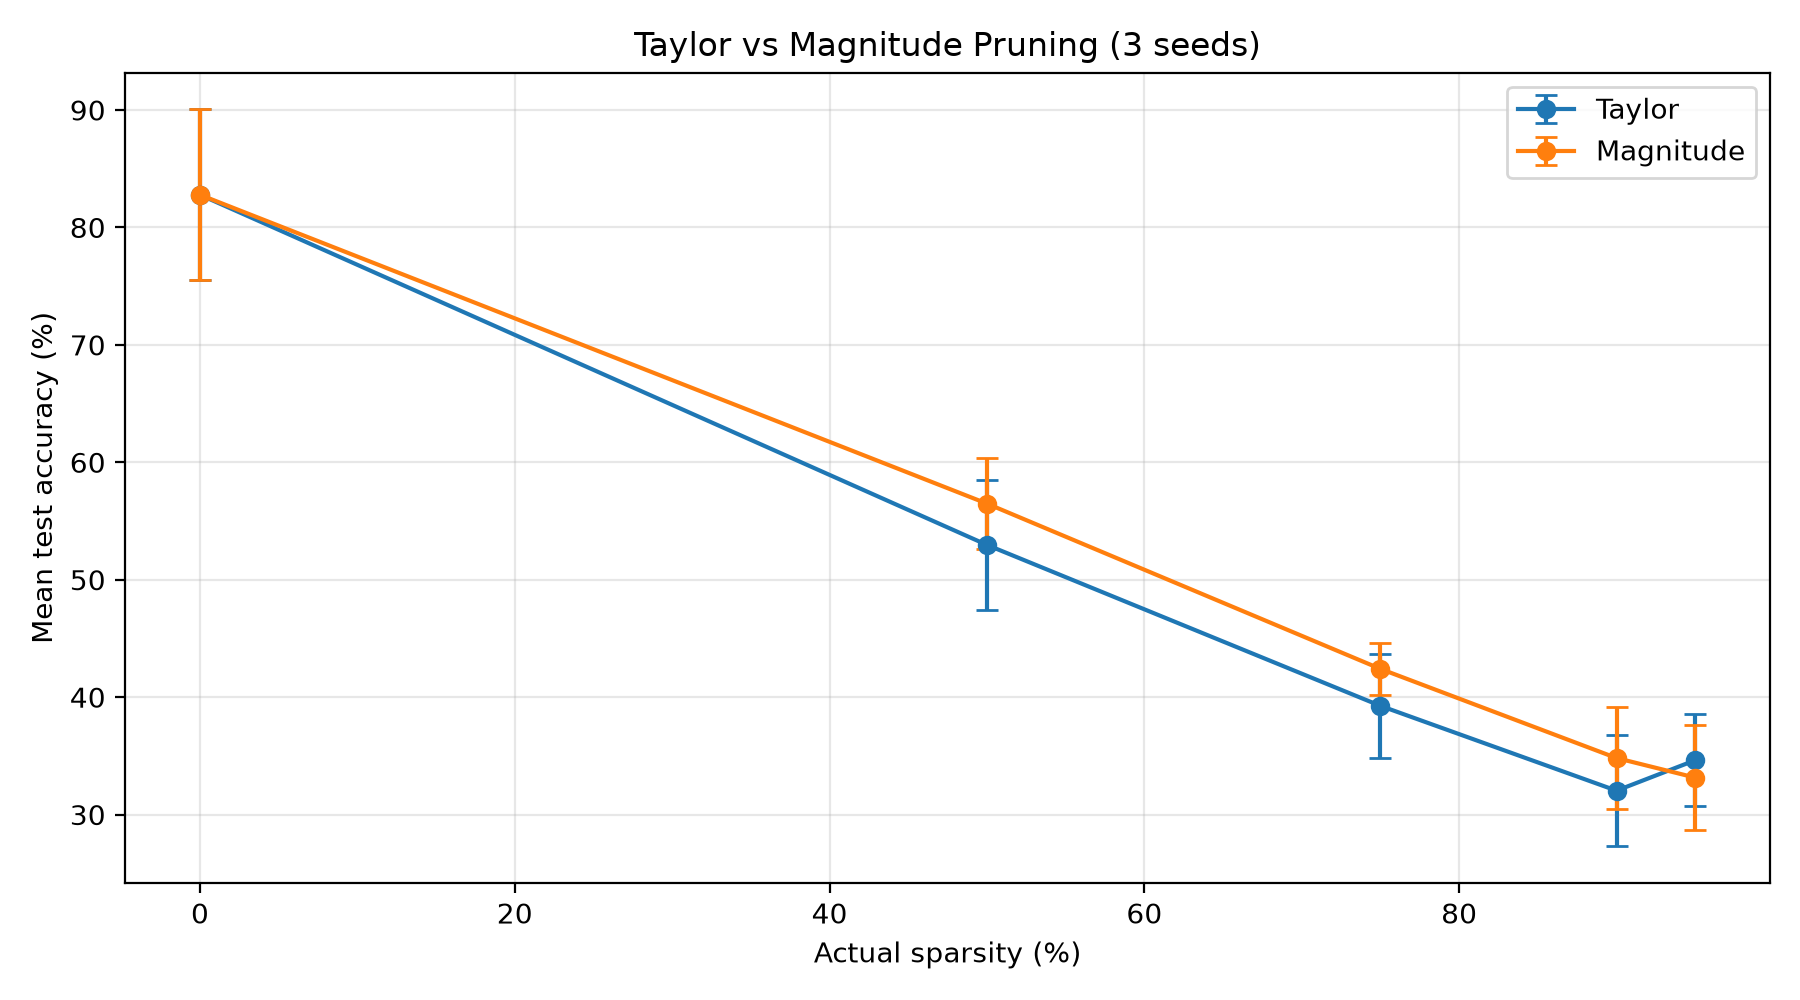

Here is the Python script that generated this plot:

import copy
import csv

import matplotlib.pyplot as plt
import numpy as np

from tensor import Tensor
from model import MLP
from optim import Adam
from spiral_data import make_spiral_data
from pruning import prune_weights, prune_weights_by_magnitude


SPARSITY_LEVELS = [0.0, 0.50, 0.75, 0.90, 0.95]
RANDOM_SEEDS = [42, 43, 44]
METHODS = ["Taylor", "Magnitude"]


def evaluate_accuracy(model, X, y):
    """Calculate classification accuracy."""
    logits = model.forward(Tensor(X))
    predictions = np.argmax(logits.data, axis=1)
    return float(np.mean(predictions == y))


def train_dense_baseline(X_train, y_train, seed):
    """Train one unpruned model for a given seed."""
    np.random.seed(seed)
    rng = np.random.default_rng(seed + 123)

    model = MLP(input_size=2, hidden_size=64, output_size=3)
    optimizer = Adam(model.parameters(), learning_rate=0.01)

    epochs = 700
    batch_size = 32

    for epoch in range(epochs):
        indices = rng.permutation(len(X_train))
        X_shuffled = X_train[indices]
        y_shuffled = y_train[indices]

        for start in range(0, len(X_train), batch_size):
            end = start + batch_size
            X_batch = X_shuffled[start:end]
            y_batch = y_shuffled[start:end]

            optimizer.zero_grad()
            logits = model.forward(Tensor(X_batch))
            loss = logits.cross_entropy(y_batch)

            if not np.isfinite(loss.data):
                raise FloatingPointError(
                    f"Non-finite loss at epoch {epoch + 1}"
                )

            loss.backward()
            optimizer.step()

    return model


def main():
    # Use the same dataset and fixed split as the Pareto experiment.
    X, y = make_spiral_data(
        samples_per_class=300,
        num_classes=3,
        noise=0.2,
        seed=42,
    )

    split_rng = np.random.default_rng(123)
    indices = split_rng.permutation(len(X))
    split_index = int(0.8 * len(X))

    train_indices = indices[:split_index]
    test_indices = indices[split_index:]

    X_train, y_train = X[train_indices], y[train_indices]
    X_test, y_test = X[test_indices], y[test_indices]

    raw_results = []

    for seed in RANDOM_SEEDS:
        print(f"\nTraining baseline with seed {seed}...")

        baseline = train_dense_baseline(X_train, y_train, seed)

        for target_sparsity in SPARSITY_LEVELS:
            for method in METHODS:
                # Both methods start from an independent copy
                # of exactly the same trained baseline.
                model = copy.deepcopy(baseline)

                if target_sparsity == 0.0:
                    actual_sparsity = 0.0
                elif method == "Taylor":
                    actual_sparsity = prune_weights(
                        model,
                        target_sparsity,
                        X_train,
                        y_train,
                        batch_size=32,
                    )
                else:
                    actual_sparsity = prune_weights_by_magnitude(
                        model,
                        target_sparsity,
                    )

                accuracy = evaluate_accuracy(model, X_test, y_test)

                row = {
                    "seed": seed,
                    "method": method,
                    "target_sparsity": target_sparsity,
                    "actual_sparsity": actual_sparsity,
                    "test_accuracy": accuracy,
                }
                raw_results.append(row)

                print(
                    f"Seed: {seed} | Method: {method} | "
                    f"Sparsity: {actual_sparsity:.0%} | "
                    f"Accuracy: {accuracy:.2%}"
                )

    # Save each individual measurement.
    with open(
        "pruning_comparison_results.csv",
        "w",
        newline="",
        encoding="utf-8",
    ) as file:
        fieldnames = [
            "seed",
            "method",
            "target_sparsity",
            "actual_sparsity",
            "test_accuracy",
        ]
        writer = csv.DictWriter(file, fieldnames=fieldnames)
        writer.writeheader()
        writer.writerows(raw_results)

    # Summarize results across seeds for each method and sparsity.
    summary_results = []

    for method in METHODS:
        for target_sparsity in SPARSITY_LEVELS:
            matching_rows = [
                row for row in raw_results
                if row["method"] == method
                and row["target_sparsity"] == target_sparsity
            ]

            accuracies = np.array([
                row["test_accuracy"] for row in matching_rows
            ])
            actual_sparsities = np.array([
                row["actual_sparsity"] for row in matching_rows
            ])

            summary_results.append({
                "method": method,
                "target_sparsity": target_sparsity,
                "mean_actual_sparsity": float(
                    np.mean(actual_sparsities)
                ),
                "mean_test_accuracy": float(np.mean(accuracies)),
                "std_test_accuracy": float(
                    np.std(accuracies, ddof=1)
                ),
            })

    with open(
        "pruning_comparison_summary.csv",
        "w",
        newline="",
        encoding="utf-8",
    ) as file:
        fieldnames = [
            "method",
            "target_sparsity",
            "mean_actual_sparsity",
            "mean_test_accuracy",
            "std_test_accuracy",
        ]
        writer = csv.DictWriter(file, fieldnames=fieldnames)
        writer.writeheader()
        writer.writerows(summary_results)

    # Plot mean accuracy and standard deviation for both methods.
    plt.figure(figsize=(9, 5))

    for method in METHODS:
        method_rows = [
            row for row in summary_results
            if row["method"] == method
        ]

        x_values = [
            row["mean_actual_sparsity"] * 100
            for row in method_rows
        ]
        means = [
            row["mean_test_accuracy"] * 100
            for row in method_rows
        ]
        stds = [
            row["std_test_accuracy"] * 100
            for row in method_rows
        ]

        plt.errorbar(
            x_values,
            means,
            yerr=stds,
            marker="o",
            capsize=4,
            label=method,
        )

    plt.xlabel("Actual sparsity (%)")
    plt.ylabel("Mean test accuracy (%)")
    plt.title("Taylor vs Magnitude Pruning (3 seeds)")
    plt.grid(True, alpha=0.3)
    plt.legend()
    plt.tight_layout()
    plt.savefig("pruning_comparison.png", dpi=200)
    plt.close()

    print("\nSaved raw results: pruning_comparison_results.csv")
    print("Saved summary: pruning_comparison_summary.csv")
    print("Saved graph: pruning_comparison.png")

    print("\nMean test accuracy +/- standard deviation:")
    for row in summary_results:
        print(
            f"{row['method']:9s} | "
            f"{row['target_sparsity']:>5.0%} sparsity | "
            f"{row['mean_test_accuracy']:.2%} +/- "
            f"{row['std_test_accuracy']:.2%}"
        )


if __name__ == "__main__":
    main()
